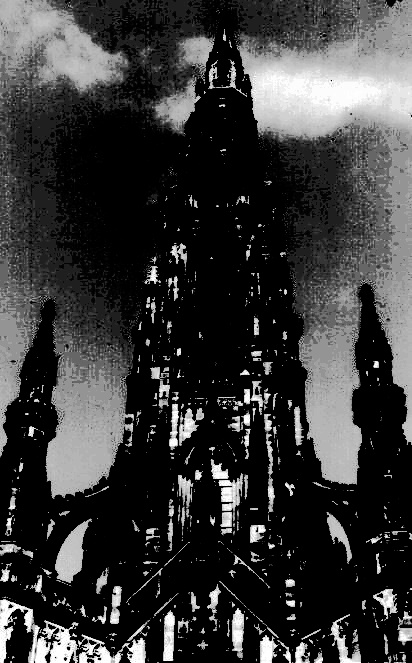
#> input picture examen 1/grafi/uploads/original.jpg, 412 x 663 px
$ python histo.py
#> lines starting #> are read from the running program, lines starting #| are printed output that depends on the picture
import cv2
import numpy as np
from matplotlib import pyplot as plt

img = cv2.imread('uploads/original.jpg', cv2.IMREAD_GRAYSCALE)
#> img is the input picture: shape (663, 412); min 0, max 255, mean 56.7
hist = cv2.calcHist([img], [0], None, [256], [0, 256])
#> hist = 256 values, max 113180 at index 0, min 0 at index 20, mean 1067
plt.plot(hist, color='red' )

plt.xlabel('intensidad de iluminacion')
plt.ylabel('cantidad de pixeles')

plt.savefig("uploads/histograma.png")
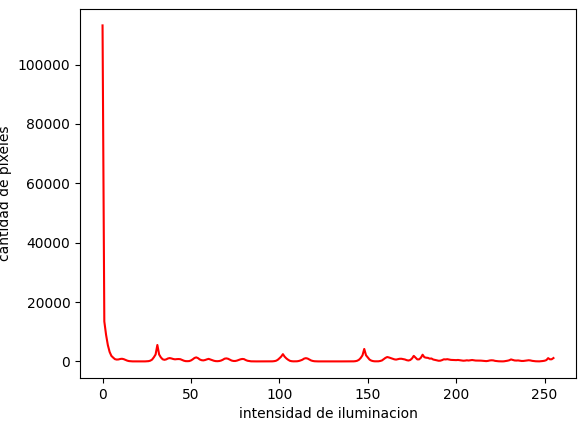
#> figure drawn by matplotlib, 1 panel; curve peaks at x = 0, y = 113180
